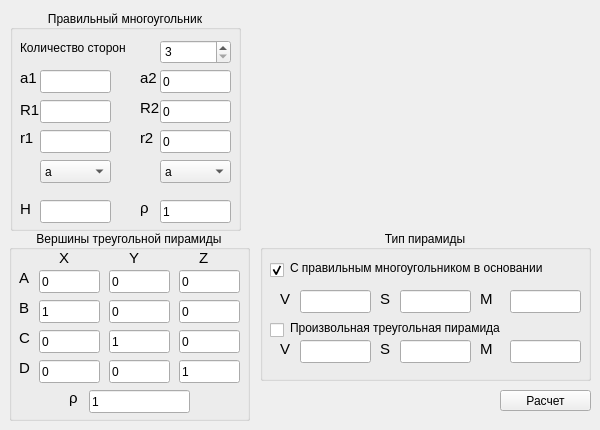
    <widget class="QWidget" name="tabPyramid">
     <attribute name="title">
      <string>Пирамида</string>
     </attribute>
     <widget class="QGroupBox" name="groupBox_25">
      <property name="geometry">
       <rect>
        <x>10</x>
        <y>10</y>
        <width>231</width>
        <height>221</height>
       </rect>
      </property>
      <property name="title">
       <string>Правильный многоугольник</string>
      </property>
      <property name="alignment">
       <set>Qt::AlignCenter</set>
      </property>
      <widget class="QSpinBox" name="spinBoxPyramidN">
       <property name="geometry">
        <rect>
         <x>150</x>
         <y>30</y>
         <width>71</width>
         <height>24</height>
        </rect>
       </property>
       <property name="minimum">
        <number>3</number>
       </property>
       <property name="maximum">
        <number>30</number>
       </property>
      </widget>
      <widget class="QLabel" name="label_115">
       <property name="geometry">
        <rect>
         <x>10</x>
         <y>30</y>
         <width>131</width>
         <height>16</height>
        </rect>
       </property>
       <property name="text">
        <string>Количество сторон</string>
       </property>
      </widget>
      <widget class="QLabel" name="label_114">
       <property name="geometry">
        <rect>
         <x>10</x>
         <y>120</y>
         <width>16</width>
         <height>16</height>
        </rect>
       </property>
       <property name="font">
        <font>
         <pointsize>11</pointsize>
        </font>
       </property>
       <property name="text">
        <string>r1</string>
       </property>
      </widget>
      <widget class="QLabel" name="label_113">
       <property name="geometry">
        <rect>
         <x>10</x>
         <y>90</y>
         <width>21</width>
         <height>20</height>
        </rect>
       </property>
       <property name="font">
        <font>
         <pointsize>11</pointsize>
        </font>
       </property>
       <property name="text">
        <string>R1</string>
       </property>
      </widget>
      <widget class="QLineEdit" name="lineEditPyramidPolygonR">
       <property name="geometry">
        <rect>
         <x>30</x>
         <y>90</y>
         <width>71</width>
         <height>23</height>
        </rect>
       </property>
      </widget>
      <widget class="QLineEdit" name="lineEditPyramidPolygon_r">
       <property name="geometry">
        <rect>
         <x>30</x>
         <y>120</y>
         <width>71</width>
         <height>23</height>
        </rect>
       </property>
      </widget>
      <widget class="QLineEdit" name="lineEditPyramidPolygonA">
       <property name="geometry">
        <rect>
         <x>30</x>
         <y>60</y>
         <width>71</width>
         <height>23</height>
        </rect>
       </property>
      </widget>
      <widget class="QLabel" name="label_112">
       <property name="geometry">
        <rect>
         <x>10</x>
         <y>60</y>
         <width>16</width>
         <height>16</height>
        </rect>
       </property>
       <property name="font">
        <font>
         <pointsize>11</pointsize>
        </font>
       </property>
       <property name="text">
        <string>a1</string>
       </property>
      </widget>
      <widget class="QLabel" name="label_117">
       <property name="geometry">
        <rect>
         <x>10</x>
         <y>190</y>
         <width>21</width>
         <height>16</height>
        </rect>
       </property>
       <property name="text">
        <string>&lt;html&gt;&lt;head/&gt;&lt;body&gt;&lt;p&gt;&lt;span style=&quot; font-size:11pt;&quot;&gt;H&lt;/span&gt;&lt;/p&gt;&lt;/body&gt;&lt;/html&gt;</string>
       </property>
      </widget>
      <widget class="QLineEdit" name="lineEditPyramidPolygonH">
       <property name="geometry">
        <rect>
         <x>30</x>
         <y>190</y>
         <width>71</width>
         <height>23</height>
        </rect>
       </property>
      </widget>
      <widget class="QLineEdit" name="lineEditPyramidPolygonDensity">
       <property name="geometry">
        <rect>
         <x>150</x>
         <y>190</y>
         <width>71</width>
         <height>23</height>
        </rect>
       </property>
       <property name="text">
        <string>1</string>
       </property>
      </widget>
      <widget class="QLabel" name="label_172">
       <property name="geometry">
        <rect>
         <x>130</x>
         <y>190</y>
         <width>16</width>
         <height>16</height>
        </rect>
       </property>
       <property name="font">
        <font>
         <pointsize>11</pointsize>
        </font>
       </property>
       <property name="text">
        <string>ρ</string>
       </property>
      </widget>
      <widget class="QLineEdit" name="lineEditPyramidPolygonA_2">
       <property name="geometry">
        <rect>
         <x>150</x>
         <y>60</y>
         <width>71</width>
         <height>23</height>
        </rect>
       </property>
       <property name="text">
        <string>0</string>
       </property>
      </widget>
      <widget class="QLineEdit" name="lineEditPyramidPolygon_r_2">
       <property name="geometry">
        <rect>
         <x>150</x>
         <y>120</y>
         <width>71</width>
         <height>23</height>
        </rect>
       </property>
       <property name="text">
        <string>0</string>
       </property>
      </widget>
      <widget class="QLineEdit" name="lineEditPyramidPolygonR_2">
       <property name="geometry">
        <rect>
         <x>150</x>
         <y>90</y>
         <width>71</width>
         <height>23</height>
        </rect>
       </property>
       <property name="text">
        <string>0</string>
       </property>
      </widget>
      <widget class="QLabel" name="label_205">
       <property name="geometry">
        <rect>
         <x>130</x>
         <y>60</y>
         <width>21</width>
         <height>16</height>
        </rect>
       </property>
       <property name="font">
        <font>
         <pointsize>11</pointsize>
        </font>
       </property>
       <property name="text">
        <string>a2</string>
       </property>
      </widget>
      <widget class="QLabel" name="label_206">
       <property name="geometry">
        <rect>
         <x>130</x>
         <y>120</y>
         <width>16</width>
         <height>16</height>
        </rect>
       </property>
       <property name="font">
        <font>
         <pointsize>11</pointsize>
        </font>
       </property>
       <property name="text">
        <string>r2</string>
       </property>
      </widget>
      <widget class="QLabel" name="label_207">
       <property name="geometry">
        <rect>
         <x>130</x>
         <y>90</y>
         <width>21</width>
         <height>16</height>
        </rect>
       </property>
       <property name="font">
        <font>
         <pointsize>11</pointsize>
        </font>
       </property>
       <property name="text">
        <string>R2</string>
       </property>
      </widget>
      <widget class="QComboBox" name="comboBoxPyramid1">
       <property name="geometry">
        <rect>
         <x>30</x>
         <y>150</y>
         <width>71</width>
         <height>23</height>
        </rect>
       </property>
       <property name="contextMenuPolicy">
        <enum>Qt::CustomContextMenu</enum>
       </property>
       <item>
        <property name="text">
         <string>a</string>
        </property>
       </item>
       <item>
        <property name="text">
         <string>R</string>
        </property>
       </item>
       <item>
        <property name="text">
         <string>r</string>
        </property>
       </item>
      </widget>
      <widget class="QComboBox" name="comboBoxPyramid2">
       <property name="geometry">
        <rect>
         <x>150</x>
         <y>150</y>
         <width>71</width>
         <height>23</height>
        </rect>
       </property>
       <property name="contextMenuPolicy">
        <enum>Qt::CustomContextMenu</enum>
       </property>
       <item>
        <property name="text">
         <string>a</string>
        </property>
       </item>
       <item>
        <property name="text">
         <string>R</string>
        </property>
       </item>
       <item>
        <property name="text">
         <string>r</string>
        </property>
       </item>
      </widget>
     </widget>
     <widget class="QPushButton" name="pushButtonPyramid">
      <property name="geometry">
       <rect>
        <x>500</x>
        <y>390</y>
        <width>91</width>
        <height>21</height>
       </rect>
      </property>
      <property name="text">
       <string>Расчет</string>
      </property>
     </widget>
     <widget class="QGroupBox" name="groupBox_31">
      <property name="geometry">
       <rect>
        <x>9</x>
        <y>230</y>
        <width>241</width>
        <height>191</height>
       </rect>
      </property>
      <property name="title">
       <string>Вершины треугольной пирамиды</string>
      </property>
      <property name="alignment">
       <set>Qt::AlignCenter</set>
      </property>
      <widget class="QLabel" name="label_193">
       <property name="geometry">
        <rect>
         <x>190</x>
         <y>20</y>
         <width>16</width>
         <height>16</height>
        </rect>
       </property>
       <property name="font">
        <font>
         <pointsize>11</pointsize>
        </font>
       </property>
       <property name="text">
        <string>Z</string>
       </property>
      </widget>
      <widget class="QLineEdit" name="lineEditPyramidYa">
       <property name="geometry">
        <rect>
         <x>100</x>
         <y>40</y>
         <width>61</width>
         <height>23</height>
        </rect>
       </property>
       <property name="text">
        <string>0</string>
       </property>
      </widget>
      <widget class="QLineEdit" name="lineEditPyramidXd">
       <property name="geometry">
        <rect>
         <x>30</x>
         <y>130</y>
         <width>61</width>
         <height>23</height>
        </rect>
       </property>
       <property name="text">
        <string>0</string>
       </property>
      </widget>
      <widget class="QLabel" name="label_176">
       <property name="geometry">
        <rect>
         <x>10</x>
         <y>130</y>
         <width>16</width>
         <height>16</height>
        </rect>
       </property>
       <property name="font">
        <font>
         <pointsize>11</pointsize>
        </font>
       </property>
       <property name="text">
        <string>D</string>
       </property>
      </widget>
      <widget class="QLineEdit" name="lineEditPyramidXc">
       <property name="geometry">
        <rect>
         <x>30</x>
         <y>100</y>
         <width>61</width>
         <height>23</height>
        </rect>
       </property>
       <property name="text">
        <string>0</string>
       </property>
      </widget>
      <widget class="QLabel" name="label_173">
       <property name="geometry">
        <rect>
         <x>10</x>
         <y>40</y>
         <width>16</width>
         <height>16</height>
        </rect>
       </property>
       <property name="font">
        <font>
         <pointsize>11</pointsize>
        </font>
       </property>
       <property name="text">
        <string>A</string>
       </property>
      </widget>
      <widget class="QLineEdit" name="lineEditPyramidYb">
       <property name="geometry">
        <rect>
         <x>100</x>
         <y>70</y>
         <width>61</width>
         <height>23</height>
        </rect>
       </property>
       <property name="text">
        <string>0</string>
       </property>
      </widget>
      <widget class="QLineEdit" name="lineEditPyramidYc">
       <property name="geometry">
        <rect>
         <x>100</x>
         <y>100</y>
         <width>61</width>
         <height>23</height>
        </rect>
       </property>
       <property name="text">
        <string>1</string>
       </property>
      </widget>
      <widget class="QLabel" name="label_175">
       <property name="geometry">
        <rect>
         <x>10</x>
         <y>100</y>
         <width>16</width>
         <height>16</height>
        </rect>
       </property>
       <property name="font">
        <font>
         <pointsize>11</pointsize>
        </font>
       </property>
       <property name="text">
        <string>C</string>
       </property>
      </widget>
      <widget class="QLineEdit" name="lineEditPyramidZd">
       <property name="geometry">
        <rect>
         <x>170</x>
         <y>130</y>
         <width>61</width>
         <height>23</height>
        </rect>
       </property>
       <property name="text">
        <string>1</string>
       </property>
      </widget>
      <widget class="QLineEdit" name="lineEditPyramidXb">
       <property name="geometry">
        <rect>
         <x>30</x>
         <y>70</y>
         <width>61</width>
         <height>23</height>
        </rect>
       </property>
       <property name="text">
        <string>1</string>
       </property>
      </widget>
      <widget class="QLineEdit" name="lineEditPyramidYd">
       <property name="geometry">
        <rect>
         <x>100</x>
         <y>130</y>
         <width>61</width>
         <height>23</height>
        </rect>
       </property>
       <property name="text">
        <string>0</string>
       </property>
      </widget>
      <widget class="QLineEdit" name="lineEditPyramidZc">
       <property name="geometry">
        <rect>
         <x>170</x>
         <y>100</y>
         <width>61</width>
         <height>23</height>
        </rect>
       </property>
       <property name="text">
        <string>0</string>
       </property>
      </widget>
      <widget class="QLineEdit" name="lineEditPyramidXa">
       <property name="geometry">
        <rect>
         <x>30</x>
         <y>40</y>
         <width>61</width>
         <height>23</height>
        </rect>
       </property>
       <property name="text">
        <string>0</string>
       </property>
      </widget>
      <widget class="QLabel" name="label_191">
       <property name="geometry">
        <rect>
         <x>50</x>
         <y>20</y>
         <width>16</width>
         <height>16</height>
        </rect>
       </property>
       <property name="font">
        <font>
         <pointsize>11</pointsize>
        </font>
       </property>
       <property name="text">
        <string>X</string>
       </property>
      </widget>
      <widget class="QLineEdit" name="lineEditPyramidZa">
       <property name="geometry">
        <rect>
         <x>170</x>
         <y>40</y>
         <width>61</width>
         <height>23</height>
        </rect>
       </property>
       <property name="text">
        <string>0</string>
       </property>
      </widget>
      <widget class="QLabel" name="label_174">
       <property name="geometry">
        <rect>
         <x>10</x>
         <y>70</y>
         <width>16</width>
         <height>16</height>
        </rect>
       </property>
       <property name="font">
        <font>
         <pointsize>11</pointsize>
        </font>
       </property>
       <property name="text">
        <string>B</string>
       </property>
      </widget>
      <widget class="QLineEdit" name="lineEditPyramidZb">
       <property name="geometry">
        <rect>
         <x>170</x>
         <y>70</y>
         <width>61</width>
         <height>23</height>
        </rect>
       </property>
       <property name="text">
        <string>0</string>
       </property>
      </widget>
      <widget class="QLabel" name="label_192">
       <property name="geometry">
        <rect>
         <x>120</x>
         <y>20</y>
         <width>16</width>
         <height>16</height>
        </rect>
       </property>
       <property name="font">
        <font>
         <pointsize>11</pointsize>
        </font>
       </property>
       <property name="text">
        <string>Y</string>
       </property>
      </widget>
      <widget class="QLineEdit" name="lineEditPyramid3Density">
       <property name="geometry">
        <rect>
         <x>80</x>
         <y>160</y>
         <width>101</width>
         <height>23</height>
        </rect>
       </property>
       <property name="text">
        <string>1</string>
       </property>
      </widget>
      <widget class="QLabel" name="label_197">
       <property name="geometry">
        <rect>
         <x>60</x>
         <y>160</y>
         <width>16</width>
         <height>16</height>
        </rect>
       </property>
       <property name="font">
        <font>
         <pointsize>11</pointsize>
        </font>
       </property>
       <property name="text">
        <string>ρ</string>
       </property>
      </widget>
     </widget>
     <widget class="QGroupBox" name="groupBox_32">
      <property name="geometry">
       <rect>
        <x>260</x>
        <y>230</y>
        <width>331</width>
        <height>151</height>
       </rect>
      </property>
      <property name="title">
       <string>Тип пирамиды</string>
      </property>
      <property name="alignment">
       <set>Qt::AlignCenter</set>
      </property>
      <widget class="QLabel" name="label_198">
       <property name="geometry">
        <rect>
         <x>30</x>
         <y>30</y>
         <width>301</width>
         <height>16</height>
        </rect>
       </property>
       <property name="text">
        <string>С правильным многоугольником в основании</string>
       </property>
      </widget>
      <widget class="QLabel" name="label_199">
       <property name="geometry">
        <rect>
         <x>30</x>
         <y>90</y>
         <width>261</width>
         <height>16</height>
        </rect>
       </property>
       <property name="text">
        <string>Произвольная треугольная пирамида</string>
       </property>
      </widget>
      <widget class="QLabel" name="label_111">
       <property name="geometry">
        <rect>
         <x>20</x>
         <y>60</y>
         <width>16</width>
         <height>16</height>
        </rect>
       </property>
       <property name="text">
        <string>&lt;html&gt;&lt;head/&gt;&lt;body&gt;&lt;p&gt;&lt;span style=&quot; font-size:11pt;&quot;&gt;V&lt;/span&gt;&lt;/p&gt;&lt;/body&gt;&lt;/html&gt;</string>
       </property>
      </widget>
      <widget class="QLineEdit" name="lineEditPyramidMassa">
       <property name="geometry">
        <rect>
         <x>250</x>
         <y>60</y>
         <width>71</width>
         <height>23</height>
        </rect>
       </property>
       <property name="readOnly">
        <bool>true</bool>
       </property>
      </widget>
      <widget class="QLabel" name="label_116">
       <property name="geometry">
        <rect>
         <x>220</x>
         <y>60</y>
         <width>21</width>
         <height>16</height>
        </rect>
       </property>
       <property name="font">
        <font>
         <pointsize>11</pointsize>
        </font>
       </property>
       <property name="text">
        <string>&lt;html&gt;&lt;head/&gt;&lt;body&gt;&lt;p&gt;M&lt;/p&gt;&lt;/body&gt;&lt;/html&gt;</string>
       </property>
      </widget>
      <widget class="QLabel" name="label_196">
       <property name="geometry">
        <rect>
         <x>120</x>
         <y>60</y>
         <width>21</width>
         <height>16</height>
        </rect>
       </property>
       <property name="text">
        <string>&lt;html&gt;&lt;head/&gt;&lt;body&gt;&lt;p&gt;&lt;span style=&quot; font-size:11pt;&quot;&gt;S&lt;/span&gt;&lt;/p&gt;&lt;/body&gt;&lt;/html&gt;</string>
       </property>
      </widget>
      <widget class="QLineEdit" name="lineEditPyramidV">
       <property name="geometry">
        <rect>
         <x>40</x>
         <y>60</y>
         <width>71</width>
         <height>23</height>
        </rect>
       </property>
       <property name="readOnly">
        <bool>true</bool>
       </property>
      </widget>
      <widget class="QLineEdit" name="lineEditPyramidS">
       <property name="geometry">
        <rect>
         <x>140</x>
         <y>60</y>
         <width>71</width>
         <height>23</height>
        </rect>
       </property>
       <property name="readOnly">
        <bool>true</bool>
       </property>
      </widget>
      <widget class="QLabel" name="label_200">
       <property name="geometry">
        <rect>
         <x>20</x>
         <y>110</y>
         <width>16</width>
         <height>16</height>
        </rect>
       </property>
       <property name="text">
        <string>&lt;html&gt;&lt;head/&gt;&lt;body&gt;&lt;p&gt;&lt;span style=&quot; font-size:11pt;&quot;&gt;V&lt;/span&gt;&lt;/p&gt;&lt;/body&gt;&lt;/html&gt;</string>
       </property>
      </widget>
      <widget class="QLineEdit" name="lineEditPyramidMassa3">
       <property name="geometry">
        <rect>
         <x>250</x>
         <y>110</y>
         <width>71</width>
         <height>23</height>
        </rect>
       </property>
       <property name="readOnly">
        <bool>true</bool>
       </property>
      </widget>
      <widget class="QLabel" name="label_201">
       <property name="geometry">
        <rect>
         <x>220</x>
         <y>110</y>
         <width>21</width>
         <height>16</height>
        </rect>
       </property>
       <property name="font">
        <font>
         <pointsize>11</pointsize>
        </font>
       </property>
       <property name="text">
        <string>&lt;html&gt;&lt;head/&gt;&lt;body&gt;&lt;p&gt;M&lt;/p&gt;&lt;/body&gt;&lt;/html&gt;</string>
       </property>
      </widget>
      <widget class="QLabel" name="label_202">
       <property name="geometry">
        <rect>
         <x>120</x>
         <y>110</y>
         <width>21</width>
         <height>16</height>
        </rect>
       </property>
       <property name="text">
        <string>&lt;html&gt;&lt;head/&gt;&lt;body&gt;&lt;p&gt;&lt;span style=&quot; font-size:11pt;&quot;&gt;S&lt;/span&gt;&lt;/p&gt;&lt;/body&gt;&lt;/html&gt;</string>
       </property>
      </widget>
      <widget class="QLineEdit" name="lineEditPyramidV3">
       <property name="geometry">
        <rect>
         <x>40</x>
         <y>110</y>
         <width>71</width>
         <height>23</height>
        </rect>
       </property>
       <property name="readOnly">
        <bool>true</bool>
       </property>
      </widget>
      <widget class="QLineEdit" name="lineEditPyramidS3">
       <property name="geometry">
        <rect>
         <x>140</x>
         <y>110</y>
         <width>71</width>
         <height>23</height>
        </rect>
       </property>
       <property name="readOnly">
        <bool>true</bool>
       </property>
      </widget>
      <widget class="QCheckBox" name="checkBoxPyramidPolygon">
       <property name="geometry">
        <rect>
         <x>10</x>
         <y>30</y>
         <width>16</width>
         <height>21</height>
        </rect>
       </property>
       <property name="text">
        <string/>
       </property>
       <property name="checked">
        <bool>true</bool>
       </property>
      </widget>
      <widget class="QCheckBox" name="checkBoxPyramidTriangular">
       <property name="geometry">
        <rect>
         <x>10</x>
         <y>90</y>
         <width>16</width>
         <height>21</height>
        </rect>
       </property>
       <property name="text">
        <string/>
       </property>
      </widget>
     </widget>
     <widget class="QLabel" name="label_244">
      <property name="geometry">
       <rect>
        <x>250</x>
        <y>10</y>
        <width>341</width>
        <height>211</height>
       </rect>
      </property>
      <property name="text">
       <string/>
      </property>
      <property name="pixmap">
       <pixmap>:/resource/Pictures/Pyramid.jpg</pixmap>
      </property>
     </widget>
    </widget>
